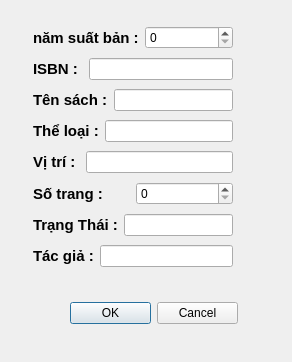
<?xml version="1.0" encoding="UTF-8"?>
<ui version="4.0">
 <class>themdausach</class>
 <widget class="QDialog" name="themdausach">
  <property name="geometry">
   <rect>
    <x>0</x>
    <y>0</y>
    <width>292</width>
    <height>362</height>
   </rect>
  </property>
  <property name="windowTitle">
   <string>Dialog</string>
  </property>
  <widget class="QWidget" name="">
   <property name="geometry">
    <rect>
     <x>70</x>
     <y>300</y>
     <width>168</width>
     <height>26</height>
    </rect>
   </property>
   <layout class="QHBoxLayout" name="horizontalLayout_8">
    <item>
     <widget class="QPushButton" name="pushButton">
      <property name="text">
       <string>OK</string>
      </property>
     </widget>
    </item>
    <item>
     <widget class="QPushButton" name="pushButton_2">
      <property name="text">
       <string>Cancel</string>
      </property>
     </widget>
    </item>
   </layout>
  </widget>
  <widget class="QWidget" name="">
   <property name="geometry">
    <rect>
     <x>33</x>
     <y>23</y>
     <width>200</width>
     <height>254</height>
    </rect>
   </property>
   <layout class="QVBoxLayout" name="verticalLayout">
    <item>
     <layout class="QHBoxLayout" name="horizontalLayout">
      <item>
       <widget class="QLabel" name="label_5">
        <property name="styleSheet">
         <string notr="true">font-size: 15px;color:black;font-weight:700;</string>
        </property>
        <property name="text">
         <string>năm suất bản :</string>
        </property>
       </widget>
      </item>
      <item>
       <widget class="QSpinBox" name="spinBox_namsb"/>
      </item>
     </layout>
    </item>
    <item>
     <layout class="QHBoxLayout" name="horizontalLayout_5">
      <item>
       <widget class="QLabel" name="label">
        <property name="styleSheet">
         <string notr="true">font-size: 15px;color:black;font-weight:700;</string>
        </property>
        <property name="text">
         <string>ISBN : </string>
        </property>
       </widget>
      </item>
      <item>
       <widget class="QLineEdit" name="lineEdit_ISBN"/>
      </item>
     </layout>
    </item>
    <item>
     <layout class="QHBoxLayout" name="horizontalLayout_6">
      <item>
       <widget class="QLabel" name="label_2">
        <property name="styleSheet">
         <string notr="true">font-size: 15px;color:black;font-weight:700;</string>
        </property>
        <property name="text">
         <string>Tên sách :</string>
        </property>
       </widget>
      </item>
      <item>
       <widget class="QLineEdit" name="lineEdit_tensach"/>
      </item>
     </layout>
    </item>
    <item>
     <layout class="QHBoxLayout" name="horizontalLayout_2">
      <item>
       <widget class="QLabel" name="label_6">
        <property name="styleSheet">
         <string notr="true">font-size: 15px;color:black;font-weight:700;</string>
        </property>
        <property name="text">
         <string>Thể loại :</string>
        </property>
       </widget>
      </item>
      <item>
       <widget class="QLineEdit" name="lineEdit_theloai"/>
      </item>
     </layout>
    </item>
    <item>
     <layout class="QHBoxLayout" name="horizontalLayout_3">
      <item>
       <widget class="QLabel" name="label_7">
        <property name="styleSheet">
         <string notr="true">font-size: 15px;color:black;font-weight:700;</string>
        </property>
        <property name="text">
         <string>Vị trí : </string>
        </property>
       </widget>
      </item>
      <item>
       <widget class="QLineEdit" name="lineEdit_vitri"/>
      </item>
     </layout>
    </item>
    <item>
     <layout class="QHBoxLayout" name="horizontalLayout_7">
      <item>
       <widget class="QLabel" name="label_3">
        <property name="styleSheet">
         <string notr="true">font-size: 15px;color:black;font-weight:700;</string>
        </property>
        <property name="text">
         <string>Số trang :</string>
        </property>
       </widget>
      </item>
      <item>
       <widget class="QSpinBox" name="spinBox_sotrang"/>
      </item>
     </layout>
    </item>
    <item>
     <layout class="QHBoxLayout" name="horizontalLayout_4">
      <item>
       <widget class="QLabel" name="label_8">
        <property name="styleSheet">
         <string notr="true">font-size: 15px;color:black;font-weight:700;</string>
        </property>
        <property name="text">
         <string>Trạng Thái :</string>
        </property>
       </widget>
      </item>
      <item>
       <widget class="QLineEdit" name="lineEdit"/>
      </item>
     </layout>
    </item>
    <item>
     <layout class="QHBoxLayout" name="horizontalLayout_9">
      <item>
       <widget class="QLabel" name="label_4">
        <property name="styleSheet">
         <string notr="true">font-size: 15px;color:black;font-weight:700;</string>
        </property>
        <property name="text">
         <string>Tác giả :</string>
        </property>
       </widget>
      </item>
      <item>
       <widget class="QLineEdit" name="lineEdit_tacgia"/>
      </item>
     </layout>
    </item>
   </layout>
  </widget>
 </widget>
 <tabstops>
  <tabstop>pushButton</tabstop>
  <tabstop>pushButton_2</tabstop>
  <tabstop>lineEdit</tabstop>
  <tabstop>lineEdit_ISBN</tabstop>
  <tabstop>spinBox_namsb</tabstop>
  <tabstop>lineEdit_tensach</tabstop>
  <tabstop>spinBox_sotrang</tabstop>
  <tabstop>lineEdit_theloai</tabstop>
  <tabstop>lineEdit_tacgia</tabstop>
  <tabstop>lineEdit_vitri</tabstop>
 </tabstops>
 <resources/>
 <connections/>
</ui>
